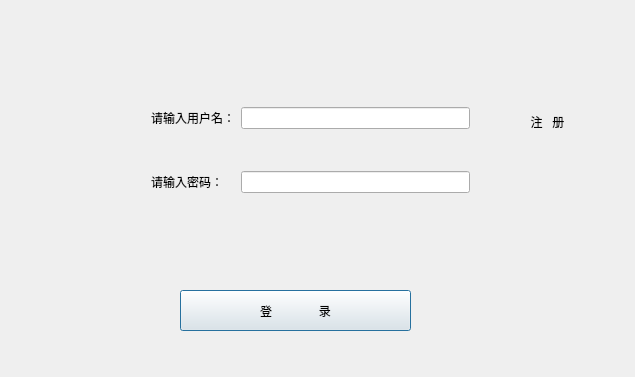
<?xml version="1.0" encoding="UTF-8"?>
<ui version="4.0">
 <class>CLoginDialogClass</class>
 <widget class="QDialog" name="CLoginDialogClass">
  <property name="geometry">
   <rect>
    <x>0</x>
    <y>0</y>
    <width>635</width>
    <height>377</height>
   </rect>
  </property>
  <property name="windowTitle">
   <string>CLoginDialog</string>
  </property>
  <widget class="QFrame" name="formFrame">
   <property name="geometry">
    <rect>
     <x>140</x>
     <y>60</y>
     <width>341</width>
     <height>181</height>
    </rect>
   </property>
   <property name="toolTip">
    <string>&lt;html&gt;&lt;head/&gt;&lt;body&gt;&lt;p&gt;&lt;span style=&quot; font-weight:600;&quot;&gt;烧豆腐&lt;/span&gt;&lt;/p&gt;&lt;/body&gt;&lt;/html&gt;</string>
   </property>
   <layout class="QGridLayout" name="gridLayout">
    <item row="0" column="0">
     <widget class="QLabel" name="m_userLabel">
      <property name="text">
       <string>请输入用户名：</string>
      </property>
     </widget>
    </item>
    <item row="1" column="0">
     <widget class="QLabel" name="m_passWdLabel">
      <property name="text">
       <string>请输入密码：</string>
      </property>
     </widget>
    </item>
    <item row="1" column="1">
     <widget class="QLineEdit" name="m_passWdLineE"/>
    </item>
    <item row="0" column="1">
     <widget class="QLineEdit" name="m_userLineE"/>
    </item>
   </layout>
  </widget>
  <widget class="QPushButton" name="m_pLoginBtn">
   <property name="geometry">
    <rect>
     <x>180</x>
     <y>290</y>
     <width>231</width>
     <height>41</height>
    </rect>
   </property>
   <property name="text">
    <string>登              录</string>
   </property>
  </widget>
  <widget class="QPushButton" name="m_pRegistBtn">
   <property name="geometry">
    <rect>
     <x>510</x>
     <y>110</y>
     <width>75</width>
     <height>23</height>
    </rect>
   </property>
   <property name="text">
    <string>注   册</string>
   </property>
   <property name="flat">
    <bool>true</bool>
   </property>
  </widget>
 </widget>
 <layoutdefault spacing="6" margin="11"/>
 <resources>
  <include location="CLoginDialog.qrc"/>
 </resources>
 <connections/>
</ui>
